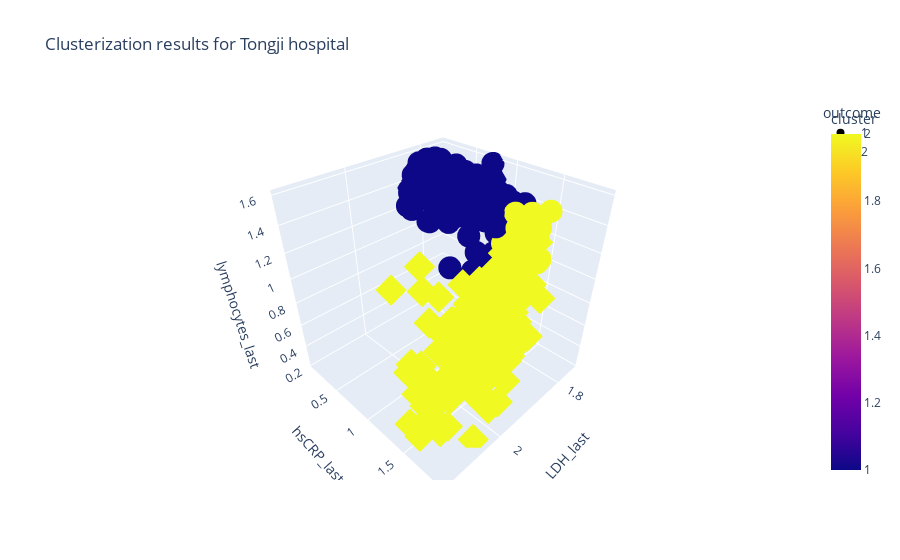

The notebook cell saved with this chart:
### Code cell
fig_cluster =  px.scatter_3d(clustered_Tongji_375, x = 'LDH_last', 
                    y = 'hsCRP_last', z = 'lymphocytes_last', symbol = 'outcome', color = 'cluster',
                     title = "Clusterization results for Tongji hospital")
fig_cluster.show()
fig_cluster.write_html("3D_plots/3d_plot_clusters.html")

### Figure 1 — Plotly figure (JSON) as saved in the notebook; plotly's stock layout.template omitted (floating-point values rounded to 4 significant figures; data arrays with more than 128 entries replaced by an {"elided": "..."} marker saying what was removed)
{"data": [{"hovertemplate": "outcome=1<br>LDH_last=%{x}<br>hsCRP_last=%{y}<br>lymphocytes_last=%{z}<br>cluster=%{marker.color}<extra></extra>", "legendgroup": "1", "marker": {"color": {"elided": "192 int values"}, "coloraxis": "coloraxis", "symbol": "circle"}, "mode": "markers", "name": "1", "scene": "scene", "showlegend": true, "type": "scatter3d", "x": {"elided": "192 float values"}, "y": {"elided": "192 float values"}, "z": {"elided": "192 float values"}}, {"hovertemplate": "outcome=2<br>LDH_last=%{x}<br>hsCRP_last=%{y}<br>lymphocytes_last=%{z}<br>cluster=%{marker.color}<extra></extra>", "legendgroup": "2", "marker": {"color": {"elided": "159 int values"}, "coloraxis": "coloraxis", "symbol": "diamond"}, "mode": "markers", "name": "2", "scene": "scene", "showlegend": true, "type": "scatter3d", "x": {"elided": "159 float values"}, "y": {"elided": "159 float values"}, "z": {"elided": "159 float values"}}], "layout": {"coloraxis": {"colorbar": {"title": {"text": "cluster"}}, "colorscale": [[0, "#0d0887"], [0.1111, "#46039f"], [0.2222, "#7201a8"], [0.3333, "#9c179e"], [0.4444, "#bd3786"], [0.5556, "#d8576b"], [0.6667, "#ed7953"], [0.7778, "#fb9f3a"], [0.8889, "#fdca26"], [1, "#f0f921"]]}, "legend": {"title": {"text": "outcome"}, "tracegroupgap": 0}, "scene": {"domain": {"x": [0, 1], "y": [0, 1]}, "xaxis": {"title": {"text": "LDH_last"}}, "yaxis": {"title": {"text": "hsCRP_last"}}, "zaxis": {"title": {"text": "lymphocytes_last"}}}, "title": {"text": "Clusterization results for Tongji hospital"}}}
